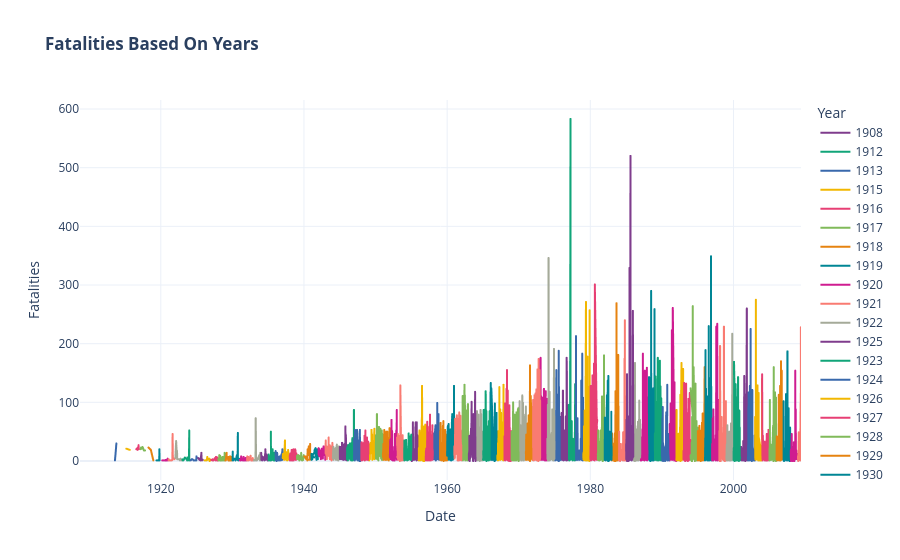

The notebook cell this image was saved under:
### Code cell
warnings.filterwarnings("ignore", category=DeprecationWarning)

fig = px.line(
    df, 
    x='Date', 
    y='Fatalities', 
    color='Year',                  
    color_discrete_sequence=px.colors.qualitative.Bold, 
    title='<b>Fatalities Based On Years</b>', 
    template='plotly_white'
)

fig.update_layout(
    xaxis_title='Date',
    yaxis_title='Fatalities',
    hovermode='x unified'
)

fig.show()
